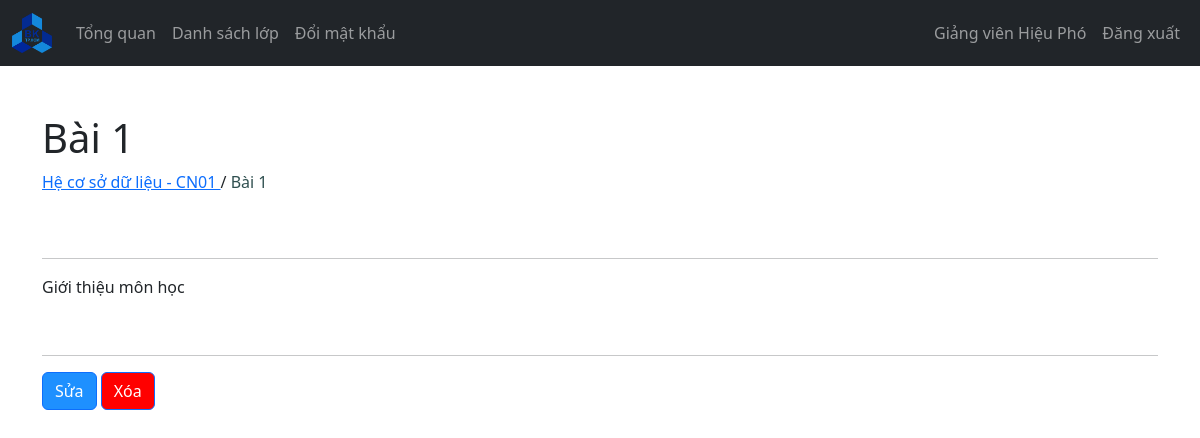
Screenshot of /GiangVien/baigiang.php?id=1 (signed in) with the database file from the repository.
### tables this page shows
CREATE TABLE `giangvien` (
  `magiangvien` varchar(127) NOT NULL,
  `ho_tenlot` varchar(255) NOT NULL,
  `ten` varchar(255) NOT NULL,
  `tendangnhap` varchar(127) NOT NULL,
  `matkhau` varchar(255) NOT NULL,
  `email` varchar(255) NOT NULL,
  `sdt` varchar(15) NOT NULL,
  `namsinh` int(11) NOT NULL,
  `gioitinh` tinyint(1) NOT NULL
);

CREATE TABLE `baigiang` (
  `id_l` int(11) NOT NULL,
  `id_lophoc` int(11) NOT NULL,
  `tieude` text NOT NULL,
  `noidung` mediumtext NOT NULL
);

CREATE TABLE `khoahoc` (
  `makhoahoc` varchar(127) NOT NULL,
  `tenkhoahoc` varchar(255) NOT NULL
);

CREATE TABLE `lophoc` (
  `id_c` int(11) NOT NULL,
  `malophoc` varchar(127) NOT NULL,
  `makhoahoc` varchar(127) NOT NULL,
  `magiangvien` varchar(127) NOT NULL
);

### controllers/giangvien_ctl.php (called while the page is built, shortened)
<?php
function getGiangVienTheoId($giangvien_id, $conn)
{
  $sql = "SELECT * FROM giangvien
            WHERE magiangvien=?";
  $stmt = $conn->prepare($sql);
  $stmt->execute([$giangvien_id]);
  if ($stmt->rowCount() == 1) {
    $giangvien = $stmt->fetch();
    return $giangvien;
  } else {
    return 0;
  }
}

### controllers/lophoc_ctl.php (called while the page is built, shortened)
<?php
function getTenCuaKhoa($khoa_id, $conn) {
  $sql = "SELECT tenkhoahoc FROM khoahoc
          WHERE makhoahoc=?";
  $stmt = $conn->prepare($sql);
  $stmt->execute([$khoa_id]);
  if ($stmt->rowCount() == 1) {
    $tenkhoa = $stmt->fetch();
    return $tenkhoa;
  } else {
    return 0;
  }
}
function gvKiemTraQuyenVaoLop($magv, $id_lophoc, $conn) {
  $sql = "SELECT * from lophoc
          WHERE id_c=:lop AND magiangvien=:gv";
  $stmt = $conn->prepare($sql);
  $stmt->bindParam(':lop',$id_lophoc);
  $stmt->bindParam(':gv',$magv);
  $stmt->execute();
  if ($stmt->rowCount()<1) {
    return false;
  } else {
    return true;
  }
}
function getLopTheoId($id, $conn) {
  $sql = "SELECT malophoc,makhoahoc FROM lophoc
          WHERE id_c=?";
  $stmt = $conn->prepare($sql);
  $stmt->execute([$id]);
  if ($stmt->rowCount() == 1) {
    $lophoc = $stmt->fetch();
    return $lophoc;
  } else {
    return 0;
  }
}
function getNoiDungBaiGiang($baigiang_id, $conn) {
  $sql = "SELECT * FROM baigiang
          WHERE id_l=:id";
  $stmt = $conn->prepare($sql);
  $stmt->bindParam(':id',$baigiang_id);
  $stmt->execute();
  if ($stmt->rowCount() == 1) {
    $baigiang = $stmt->fetch();
    return $baigiang;
  } else {
    return 0;
  }
}

### controllers/global_ctl.php (called while the page is built, shortened)
<?php
function gotoLop($lop_id) {
  return "./lop_view.php?id=$lop_id";
}

### GiangVien/baigiang.php (the view, shortened to what this page needs)
<?php
if (isset($_SESSION['magiangvien']) && isset($_SESSION['tucach']) && $_GET['id']) {
    if ($_SESSION['tucach'] == 'GiangVien') {
        include "../controllers/includer.php";
        $magiangvien = $_SESSION['magiangvien'];
        $id_baigiang = $_GET['id'];
        $giangvien = getGiangVienTheoId($magiangvien, $conn);
        $baigiang = getNoiDungBaiGiang($id_baigiang, $conn);
        if ($baigiang != 0) {
            $id_lophoc = $baigiang['id_lophoc'];
            $lophoc = getLopTheoId($id_lophoc, $conn);
            $khoahoc = 0;
            $truycap = gvKiemTraQuyenVaoLop($magiangvien, $id_lophoc, $conn);
        } else {
            $lophoc = 0;
            $khoahoc = 0;
        }
?>
        <!DOCTYPE html>
        <html lang="en">
        <head>
                <?php
                $tengiangvien = $giangvien['ho_tenlot'] . " " . $giangvien['ten'];
                $usrname = "Giảng viên " . $tengiangvien;
                if ($lophoc != 0) {
                    $khoahoc = getTenCuaKhoa($lophoc['makhoahoc'], $conn);
                    $tenkhoahoc = $khoahoc['tenkhoahoc'];
                    $title = $tenkhoahoc . " - " . $lophoc['malophoc'];
                    $real_title = $title;
                } else {
                    $title = "Không tìm thấy lớp";
                }
                ?>
            <link rel="stylesheet" href="https://cdn.jsdelivr.net/npm/bootstrap@5.2.0/dist/css/bootstrap.min.css">
            <link rel="stylesheet" href="../css/style.css">
            <link rel="stylesheet" href="https://cdnjs.cloudflare.com/ajax/libs/font-awesome/4.7.0/css/font-awesome.min.css">
        </head>
        <body>
            <?php
            include "comp/navbar.php";
            ?>
            <?php
            if ($khoahoc != 0) {
            ?>
                <div class="container mt-5">
                    <?php
                    if ($truycap != false) {
                    ?>
                        <?php
                        if ($baigiang != 0) {
                        ?>
                            <h1><?= $baigiang['tieude'] ?></h1>
                            <a href="<?php echo gotoLop($id_lophoc) ?>">
                                <?= $real_title ?>
                            </a>
                            / <a style="color:darkslategrey;">
                                <?= $baigiang['tieude'] ?>
                            </a>
                            <br />
                            <br />
                            <br />
                            <hr />
                            <p>
                                <?= $baigiang['noidung'] ?>
                            </p>
                            <br />
                            <hr />
                            <button class="btn btn-primary" style="background-color: dodgerblue;">Sửa</button>
                            <button class="btn btn-primary" style="background-color: red;">Xóa</button>
                        <?php } else { ?>
                            <div class="alert alert-info" role="alert">
                                Chưa có bài giảng.
                            </div>
                        <?php } ?>
                    <?php } else { ?>
                        <div class="alert alert-info" role="alert">
                            Bạn chưa ghi danh vào lớp học này.
                        </div>
                    <?php } ?>
                <?php } else { ?>
                    <div class="alert alert-info .w-450 m-5" role="alert">
                        Không tìm thấy bài giảng!
                    </div>
                <?php } ?>
                </div>
        </body>
        </html>
<?php
    } else {
        header("Location: ../login.php");
        exit;
    }
} else {
    header("Location: ../login.php");
    exit;
}
?>

### GiangVien/comp/navbar.php (shortened to what this page needs)
<nav class="navbar navbar-expand-lg navbar-dark bg-dark">
  <div class="container-fluid">
    <a class="navbar-brand" href="../index.php">
      <img src="../imgs/logo.png" width="40">
    </a>
    <div class="collapse navbar-collapse" id="navbarSupportedContent">
      <ul class="navbar-nav me-auto mb-2 mb-lg-0" id="navLinks">
        <li class="nav-item">
          <a class="nav-link" aria-current="page" href="index.php">Tổng quan</a>
        </li>
        <li class="nav-item">
          <a class="nav-link" href="lop.php">Danh sách lớp</a>
        </li>
        <li class="nav-item">
          <a class="nav-link" href="doimatkhau.php">Đổi mật khẩu</a>
        </li>
      </ul>
      <ul class="navbar-nav me-right mb-2 mb-lg-0">
        <li class="nav-item">
          <a class="nav-link" href="index.php">
            <?= $usrname ?>
          </a>
        </li>
        <li class="nav-item">
          <a class="nav-link" href="../logout.php">Đăng xuất</a>
        </li>
      </ul>
    </div>
  </div>
</nav>

### rows the page displays
giangvien: usrname "Giảng viên Hiệu Phó"
baigiang: tieude "Bài 1", noidung "Giới thiệu môn học"
khoahoc: tenkhoahoc.malophoc "Hệ cơ sở dữ liệu - CN01"
